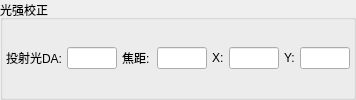
            <widget class="QGroupBox" name="groupBox_21">
             <property name="minimumSize">
              <size>
               <width>0</width>
               <height>0</height>
              </size>
             </property>
             <property name="title">
              <string>光强校正</string>
             </property>
             <layout class="QGridLayout" name="gridLayout_9">
              <property name="leftMargin">
               <number>3</number>
              </property>
              <property name="topMargin">
               <number>3</number>
              </property>
              <property name="rightMargin">
               <number>3</number>
              </property>
              <property name="bottomMargin">
               <number>3</number>
              </property>
              <property name="horizontalSpacing">
               <number>5</number>
              </property>
              <property name="verticalSpacing">
               <number>3</number>
              </property>
              <item row="0" column="8">
               <widget class="QLabel" name="label_357">
                <property name="minimumSize">
                 <size>
                  <width>10</width>
                  <height>0</height>
                 </size>
                </property>
                <property name="text">
                 <string>Y:</string>
                </property>
               </widget>
              </item>
              <item row="0" column="4">
               <widget class="QLabel" name="label_360">
                <property name="minimumSize">
                 <size>
                  <width>30</width>
                  <height>0</height>
                 </size>
                </property>
                <property name="text">
                 <string>焦距:</string>
                </property>
               </widget>
              </item>
              <item row="0" column="5">
               <widget class="QLineEdit" name="lineEdit_lightCorrectionFocus">
                <property name="minimumSize">
                 <size>
                  <width>50</width>
                  <height>0</height>
                 </size>
                </property>
                <property name="maximumSize">
                 <size>
                  <width>50</width>
                  <height>16777215</height>
                 </size>
                </property>
               </widget>
              </item>
              <item row="0" column="9">
               <widget class="QLineEdit" name="lineEdit_lightCorrectionY">
                <property name="minimumSize">
                 <size>
                  <width>50</width>
                  <height>0</height>
                 </size>
                </property>
                <property name="maximumSize">
                 <size>
                  <width>50</width>
                  <height>16777215</height>
                 </size>
                </property>
               </widget>
              </item>
              <item row="0" column="7">
               <widget class="QLineEdit" name="lineEdit_lightCorrectionX">
                <property name="sizePolicy">
                 <sizepolicy hsizetype="Preferred" vsizetype="Fixed">
                  <horstretch>0</horstretch>
                  <verstretch>0</verstretch>
                 </sizepolicy>
                </property>
                <property name="minimumSize">
                 <size>
                  <width>50</width>
                  <height>0</height>
                 </size>
                </property>
                <property name="maximumSize">
                 <size>
                  <width>50</width>
                  <height>16777215</height>
                 </size>
                </property>
               </widget>
              </item>
              <item row="0" column="0">
               <widget class="QLabel" name="label_131">
                <property name="minimumSize">
                 <size>
                  <width>50</width>
                  <height>0</height>
                 </size>
                </property>
                <property name="text">
                 <string>投射光DA:</string>
                </property>
               </widget>
              </item>
              <item row="0" column="1">
               <widget class="QLineEdit" name="lineEdit_castLightDA">
                <property name="sizePolicy">
                 <sizepolicy hsizetype="Preferred" vsizetype="Fixed">
                  <horstretch>0</horstretch>
                  <verstretch>0</verstretch>
                 </sizepolicy>
                </property>
                <property name="minimumSize">
                 <size>
                  <width>50</width>
                  <height>0</height>
                 </size>
                </property>
                <property name="maximumSize">
                 <size>
                  <width>50</width>
                  <height>16777215</height>
                 </size>
                </property>
               </widget>
              </item>
              <item row="0" column="6">
               <widget class="QLabel" name="label_356">
                <property name="minimumSize">
                 <size>
                  <width>10</width>
                  <height>0</height>
                 </size>
                </property>
                <property name="text">
                 <string>X:</string>
                </property>
               </widget>
              </item>
             </layout>
            </widget>
